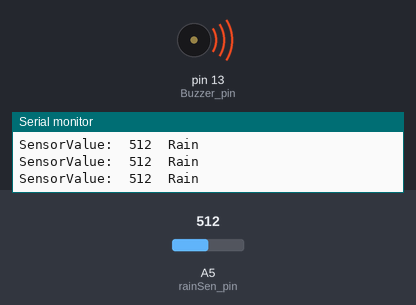
A sketch run on a simulated Arduino Uno, built with avr-gcc and run on an emulated ATmega328P. On the bench: buzzer (waves = sounding, pin HIGH), the last lines printed to the serial monitor. Inputs (shaded band) come from the test bench; at power-on: A5 (rainSen_pin) = 512.

Above: at 4.2 s.
4.3 s: A5 (rainSen_pin) set to 793
5.8 s: A5 (rainSen_pin) set to 807
At 7.2 s:
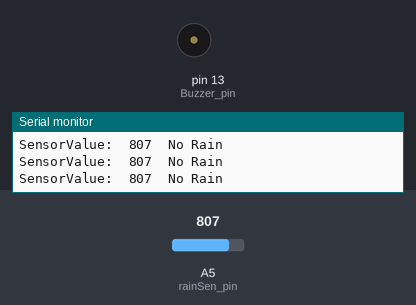
8.0 s: A5 (rainSen_pin) set to 790
At 8.9 s:
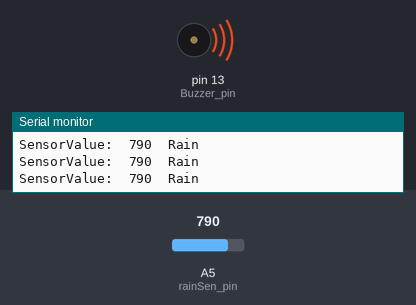
9.5 s: A5 (rainSen_pin) set to 810
At 10.1 s:
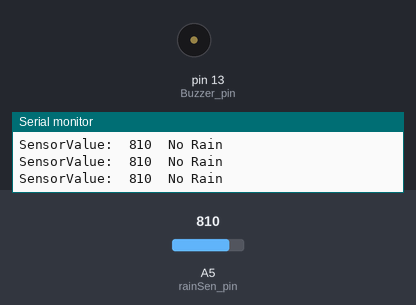
Timing chart, 0 to 12.0 s (numbered marks = the images above; inputs shaded):
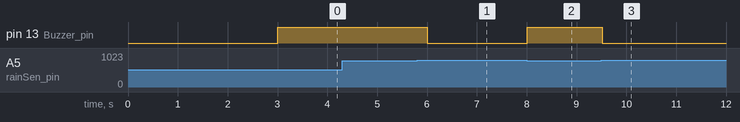

Measured:
- the behaviour switches between 800 and 801 on A5 (rainSen_pin) (found by bisection; images 0 and 1)
- after the input at 5.8 s, pin 13 (Buzzer_pin): HIGH → LOW after 0.21 s
- after the input at 8.0 s, pin 13 (Buzzer_pin): LOW → HIGH at once
- after the input at 9.5 s, pin 13 (Buzzer_pin): HIGH → LOW at once

The sketch:

Rain_Alam.ino
```cpp
#include <Servo.h>
Servo servo1;
int rainSen_pin = A5;
int Buzzer_pin = 13;
int servol=1;
void setup() {
  Serial.begin(9600);
  pinMode(rainSen_pin, INPUT);
  pinMode(Buzzer_pin, OUTPUT);
  digitalWrite(Buzzer_pin,LOW);
  delay(3000);


}

void loop() {

 servo1.write(0);
  if(rainSen_pin){
  servo1.write(80);
  }
 int RainSenReading = analogRead(rainSen_pin);
 Serial.print("SensorValue:");
 Serial.print("\t");
 Serial.print(RainSenReading);
 Serial.print("\t");

 if (RainSenReading <= 800)
  {
    digitalWrite(Buzzer_pin, HIGH);

    Serial.println("Rain");
  }

  else
  {
    digitalWrite(Buzzer_pin, LOW);

    Serial.println("No Rain");
  }
  delay(250);
}
```
